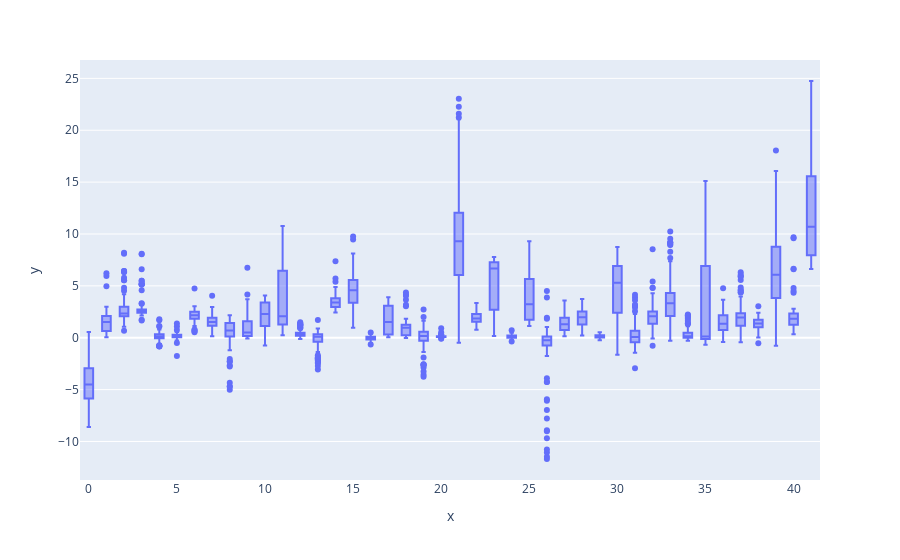

Notebook code cell kept with this figure:
### Code cell
px.box(
    y=df['buffered_display']-df['RR ref co2'],
    x=df['trial']
    )

### Figure 1 — Plotly figure (JSON) as saved in the notebook; plotly's stock layout.template omitted (floating-point values rounded to 4 significant figures; data arrays with more than 128 entries replaced by an {"elided": "..."} marker saying what was removed)
{"data": [{"alignmentgroup": "True", "hovertemplate": "x=%{x}<br>y=%{y}<extra></extra>", "legendgroup": "", "marker": {"color": "#636efa"}, "name": "", "notched": false, "offsetgroup": "", "orientation": "v", "showlegend": false, "type": "box", "x": {"elided": "3864 int values"}, "x0": " ", "xaxis": "x", "y": {"elided": "3864 float values"}, "y0": " ", "yaxis": "y"}], "layout": {"boxmode": "group", "legend": {"tracegroupgap": 0}, "margin": {"t": 60}, "xaxis": {"anchor": "y", "domain": [0, 1], "title": {"text": "x"}}, "yaxis": {"anchor": "x", "domain": [0, 1], "title": {"text": "y"}}}}
